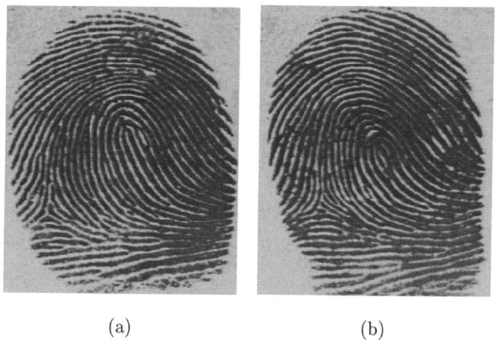
#> input picture Images/fingerPrint.png, 500 x 346 px
$ python 13-thresholding.py
#> lines starting #> are read from the running program, lines starting #| are printed output that depends on the picture; after the words box and inside, x2 and y2 are one past the last pixel; in counts of white or black regions, pixels touching at a corner belong together
#                                      ----------- THRESHOLDING -----------

# Thresholding yani eşikleme, görüntüdeki her bir piksel değerini belirlediğimiz veya belirlenen eşik değeri ile
# karşılaştırılması, sonrasında bu piksel değerinin eşik değerden küçük olması durumunda piksel değerinin 0'a
# büyük olması durumunda ise belirlenen maksimum değere eşitlenmesi işlemidir.

# 3 çeşit thresholding vardır. Bunlar :
#       Simple Thresholding
#       Adaptive Thresholding
#       Otsu's Thresholding


#                                                ----------- Simple Thresholding -----------

# Görüntüdeki her piksel için aynı threshold (eşik) değeri ile karşılaştırma yapılır. Eğer ki pikselin değeri eşik değerden küçük ise
# piksel değeri 0 olarak, büyük ise fonksiyona girilen maksimum değer olarak ayarlanır.

# Simple Thresholding'i uygulamak için cv2 modülü içerisindeki threshold() fonksiyonu kullanılır. Aldığı parametrelere bakarsak :
#       cv2.threshold(src, thresh, maxval, type)
#       src : kaynak görüntü, burada dikkat edilmesi gereken nokta kaynak görüntünün grayscale (gri tonlu) olmasıdır.
#       thresh : threshold (eşik) değeri, piksel değerlerini sınıflandırmak için kullanılır. Buna göre 0 veya max değer atanır.
#       maxval : threshold (eşik) değeri üzerinde olan piksellere atanan maksimum değerdir.
#       type : Uygulamak istediğimiz thresholding (eşikleme) türünü temsil eder. cv2 modülü bize birden fazla türde thresholding sağlar.
#              Bunlar :
#              - cv2.THRESH_BINARY  --> eşik değerden aşağıdaki pikselleri 0 yani siyah, yukarıdaki pikselleri girilen max.değer yapar.
#              - cv2.THRESH_BINARY_INV   --> eşik değerden aşağıdaki pikselleri max. değer, yukarıdaki pikselleri 0 yani siyah yapar.
#              - cv2.THRESH_TRUNC   --> eşik değerden aşağıdaki piksellere aynı piksel değerini, yukarıdaki piksel değerleri için eşik değerini atar.
#              - cv2.THRESH_TOZERO -->  eşik değerden aşağıdaki pikseller için 0 yani siyah, yukarıdaki piksel değerleri için aynı piksel değerini atar.
#              - cv2.THRESH_TOZERO_INV  --> eşik değerden aşağıdaki piksel değeri için aynı piksel değerini, yukarıdaki piksel değerleri için 0 yani siyah değerini atar.

# threshold() metodu 2 tane çıktı döndürür. Birincisi kullanılan threshold (eşik) ve ikincisi ise thresholded image yani eşiklenen resim.
# Bu yüzden bu fonskiyonu kullanırken 2 adet değişken tanımlayıp atamasını öyle yapmamız gerekiyor. Örnek vermek gerekirse :
# ret,simpleThreshold = cv2.threshold(image, thresh, maxval, type)

# simple thresholding'de 6 adet tür olduğu için pyplot kütüphanesini kullanarak bunların her birini tek bir pencere üzerinde gösterelim.

import cv2
from matplotlib import pyplot as plt

# kaynak görüntümüzü tanımladık
image = cv2.imread("Images//fingerPrint.png",0)
#> image is the input picture: shape (346, 500); min 31, max 255, mean 139.9
#cv2.imshow("orijinal", image)

# örnek olması açısından tek bir türü göstermek için kaynak görüntümüze simple thresholding uyguladık.
ret1,simpleTresholding1 = cv2.threshold(image, 80, 255, cv2.THRESH_BINARY)
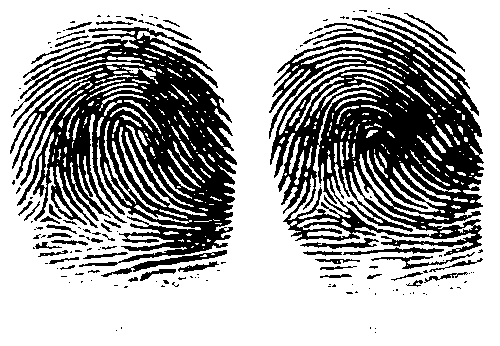
#> simpleTresholding1: shape (346, 500); 66.3% white; 152 black regions (103 under 20 px), largest, box (x1, y1, x2, y2) and area: (10, 27, 237, 267) 26327, (269, 18, 484, 256) 26261, (101, 250, 227, 277) 620
#cv2.imshow("simple thresholding", simpleTresholding1)

# Şimdi ise simple thresholding içerisindeki tüm türler/types arasındaki farkı görmek için bunları pyplot ile tek bir pencerede gözlemleyelim.

ret2,simpleTresholding2 = cv2.threshold(image, 80, 255, cv2.THRESH_BINARY_INV)
ret3,simpleTresholding3 = cv2.threshold(image, 80, 255, cv2.THRESH_TRUNC)
ret4,simpleTresholding4 = cv2.threshold(image, 80, 255, cv2.THRESH_TOZERO)
ret5,simpleTresholding5 = cv2.threshold(image, 80, 255, cv2.THRESH_TOZERO_INV)
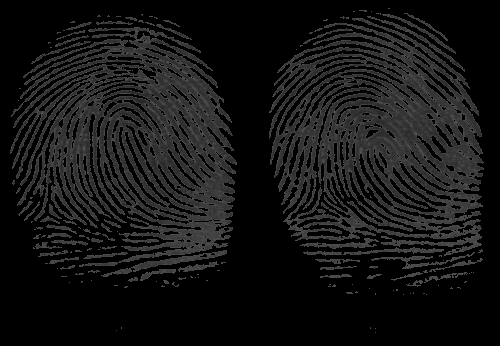
#> simpleTresholding5: shape (346, 500); min 0, max 80, mean 20.2

titles = ["Orijinal", "Binary", "Binary Inv", "Trunc", "To Zero", "To Zero Inv"]
images = [image, simpleTresholding1, simpleTresholding2, simpleTresholding3, simpleTresholding4, simpleTresholding5]

for i in range(6):
    plt.subplot(2,3,i+1)
    plt.imshow(images[i], 'gray', vmin=0, vmax=255)
    plt.title(titles[i])
    plt.xticks([])
    plt.yticks([])

plt.show()


#                                                ----------- Adaptive Thresholding -----------

# Simple Thresholding'de threshold (eşik) değeri olarak tek bir değer kullanmıştık. Bu durum, görüntünün farklı bölgelerinde farklı aydınlatma
# şartları olduğu gibi tüm durumlar için iyi bir seçenek olmayabilir.

# Bu durumda yardımımıza "Adaptive Thresholding" yetişiyor.
# Adaptive Threshold'da ki algoritma pikselin etrafındaki belirlenen alana göre bir threshold (eşik) değeri tanımlıyor.
# Bu sayede aynı görüntü içerisinde farklı bölgeler için farklı threshold (eşik) değeri elde etmiş oluyoruz bu da değişken aydınlatmaya sahip
# görüntüler için daha iyi sonuçlar almamıza olanak sağlıyor.

# Görüntümüze adaptive thresholding uygulamak için cv2 modülü içerisindeki "adaptiveThreshold()" fonksiyonunu kullanırız. Gelin aldığı parametrelere bakalım :
#       cv2.adaptiveThreshold(src, maxval, adaptiveMethod, thresholdType, blockSize, C)
#       src : kaynak görüntü, burada dikkat edilmesi gereken nokta kaynak görüntünün grayscale (gri tonlu) olmasıdır.
#       maxval : threshold (eşik) değeri üzerinde olan piksellere atanan maksimum değerdir.
#       adaptiveMethod : threshold (eşik) değerinin nasıl hesaplanacağını belirten parametredir. Bunun için 2 yöntem kullanılabilir :
#                        1 - cv2.ADAPTIVE_THRESH_MEAN_C --> threshold (eşik) değeri pikselin etrafındaki komşu piksel değerlerinin ortalamasından
#                            C sabitinin çıkarılmasıyla hesaplanır. Pikselin ne kadarlık bir alanındaki komşu pikselleri kapsadığını diğer bir
#                            parametre olan "blockSize" ile belirleriz. blockSize * blockSize'lık bir alanı hesaba katar.
#                        2 - cv2.ADAPTIVE_THRESH_GAUSSIAN_C --> threshold (eşik) değeri pikselin etrafındaki komşu piksel değerlerinin gaussian
#                            ağırlık toplamından C sabitinin çıkarılmasıyla hesaplanır. Pikselin ne kadarlık bir alanındaki komşu pikselleri
#                            kapsadığını diğer bir parametre olan "blockSize" ile belirleriz. blockSize * blockSize'lık bir alanı hesaba katar.
#       thresholdType : Uygulamak istediğimiz thresholding (eşikleme) türünü temsil eder. cv2 modülü bize birden fazla türde thresholding sağlar.
#              Bunlar :
#              - cv2.THRESH_BINARY  , cv2.THRESH_BINARY_INV , cv2.THRESH_TRUNC , cv2.THRESH_TOZERO , cv2.THRESH_TOZERO_INV
#       blockSize : hesaplamaya dahil edilecek komşu alanın (neighbourhood area) boyutunu belirler.
#       C : Komşu piksellerin ortalamasından veya gaussian ağırlıklı toplamından çıkarılan bir sabittir.

# adaptiveThreshold() fonksiyonu işlem sonucunda tek bir değer döndürür, threshold() fonksiyonu 2 adet değer döndürüyordu.

image2 = cv2.imread("Images//crossword.png",0)
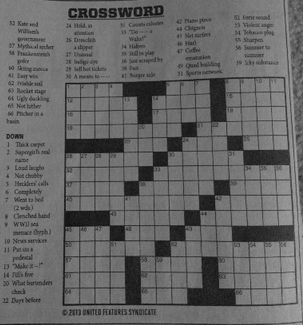
#> input picture Images/crossword.png, 303 x 325 px
#> image2: shape (325, 303); min 9, max 172, mean 102.5

ret6, th1 = cv2.threshold(image2, 120, 255, cv2.THRESH_BINARY)
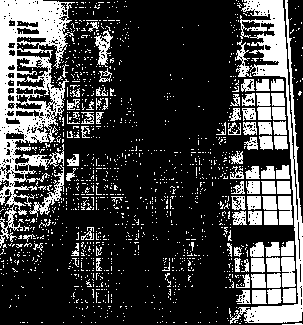
#> th1: shape (325, 303); 25.6% white; 1376 white regions (1291 under 20 px), largest, box (x1, y1, x2, y2) and area: (0, 0, 75, 248) 7651, (229, 0, 303, 324) 4606, (281, 257, 296, 288) 384

th2 = cv2.adaptiveThreshold(image2, 255, cv2.ADAPTIVE_THRESH_MEAN_C, cv2.THRESH_BINARY, 11, 3)
#> th2: shape (325, 303); 69.8% white; 1186 black regions (1006 under 20 px), largest, box (x1, y1, x2, y2) and area: (62, 76, 298, 307) 16873, (0, 160, 303, 325) 701, (293, 58, 303, 132) 319
th3 = cv2.adaptiveThreshold(image2, 255, cv2.ADAPTIVE_THRESH_GAUSSIAN_C, cv2.THRESH_BINARY, 11, 3)
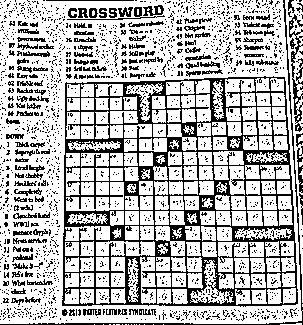
#> th3: shape (325, 303); 71.8% white; black in thin lines or dots

titles2 = ["Orijinal", "Constant (Global) Thresholding, V = 120", "Adaptive Mean Thresholding", "Adaptive Gaussian Thresholding"]
images2 = [image2, th1, th2, th3]

for i in range(4):
    plt.subplot(2,2,i+1)
    plt.imshow(images2[i], 'gray')
    plt.title(titles2[i])
    plt.xticks([])
    plt.yticks([])

plt.show()


#                                                ----------- Otsu's Thresholding -----------
# Simple Thresholding'de threshold (eşik) değeri olarak keyfi olarak seçilen bir değer kullanıyorduk. Tersine Otsu's metodunda bir değer seçmek
# zorunda kalmayız ve bu değeri kendisi otomatik olarak belirler.

# Görüntü histogramının sadece iki tepeden meydana geldiğini, ve 2 farklı görüntü değeri olan bir görüntü düşünün. Etkili bir threshold (eşik)
# bu iki tepe değerlerinii ortasında olur.

# Benzer bir şekilde Otsu's Metodu, görüntünün histogramından en optimal threshold (eşik) değerini kendisi tanımlıyor.

# Bu işlemi yapmak için cv2 modülü içerisindeki "threshold()" fonksiyonunu kullanırız ve "cv.THRESH_OTSU" ekstra argüman olarak eklenir.
# threshold değeri keyfi olarak seçilebilir, sonrasında algoritma optimal threshold değerini bulur ve ilk çıktı olarak döndürür.

# simple thresholding
ret7,thresh1 = cv2.threshold(image,127,255,cv2.THRESH_BINARY)
#> thresh1: shape (346, 500); 50.4% white; 68 black regions (43 under 20 px), largest, box (x1, y1, x2, y2) and area: (267, 15, 486, 295) 40977, (9, 25, 238, 278) 39959, (382, 270, 480, 296) 982

# otsu's thresholding
ret8,thresh2 = cv2.threshold(image,0,255,cv2.THRESH_BINARY + cv2.THRESH_OTSU)
#> thresh2: shape (346, 500); 45.2% white; 515 white regions (466 under 20 px), largest, box (x1, y1, x2, y2) and area: (0, 0, 500, 346) 74320, (62, 237, 159, 250) 257, (343, 253, 405, 259) 153
#> ret8 = 146

# Gaussian filtering'den sonra Otsu's thresholding
blur = cv2.GaussianBlur(image,(5,5),0)
ret9,thresh3 = cv2.threshold(blur,0,255,cv2.THRESH_BINARY + cv2.THRESH_OTSU)
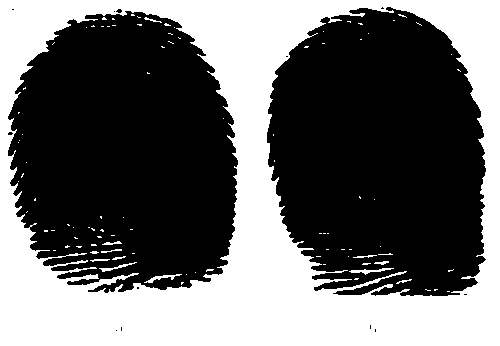
#> thresh3: shape (346, 500); 40.7% white; 97 white regions (85 under 20 px), largest, box (x1, y1, x2, y2) and area: (0, 0, 500, 346) 69483, (349, 268, 394, 275) 114, (144, 274, 182, 283) 105
#> ret9 = 152

# Tüm görüntü ve görüntülerin histogramlarını çizdirme
images3 = [image, 0, thresh1,
          image, 0, thresh2,
           blur, 0, thresh3]

titles3 = ['Original Image','Histogram','Simple Thresholding (v=127)',
          'Original Image','Histogram', "Otsu's Thresholding",
          'Gaussian filtered Image','Histogram',"Otsu's Thresholding"]

for i in range(3):
    plt.subplot(3,3,i*3+1),plt.imshow(images3[i*3],'gray')
    plt.title(titles3[i*3]), plt.xticks([]), plt.yticks([])
    plt.subplot(3,3,i*3+2),plt.hist(images3[i*3].ravel(),256)
    plt.title(titles3[i*3+1]), plt.xticks([]), plt.yticks([])
    plt.subplot(3,3,i*3+3),plt.imshow(images3[i*3+2],'gray')
    plt.title(titles3[i*3+2]), plt.xticks([]), plt.yticks([])

plt.show()
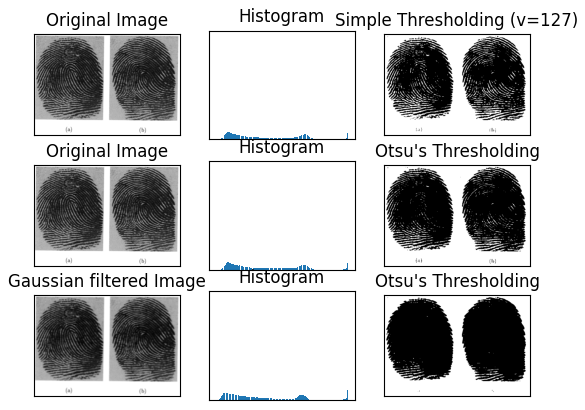
#> figure drawn by matplotlib, 9 panels

cv2.waitKey(0)
cv2.destroyAllWindows()
